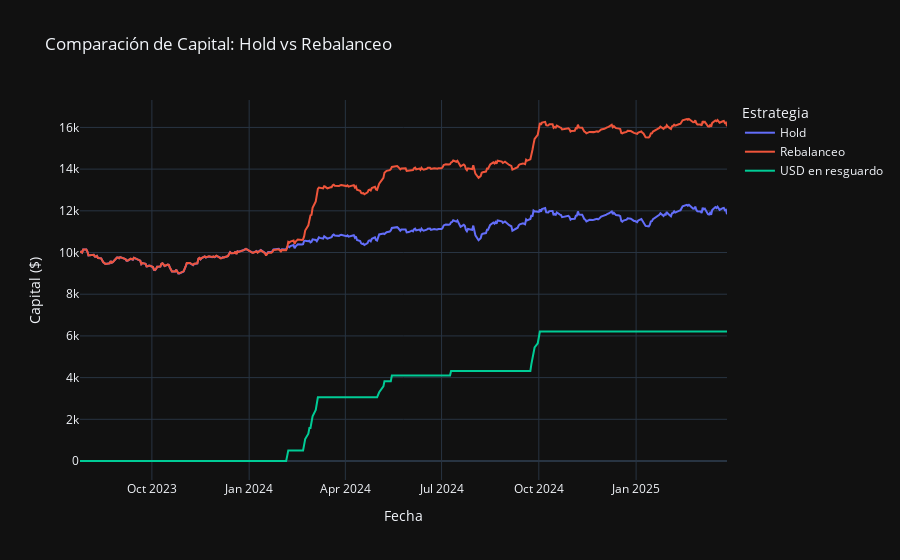

Here is the notebook cell this chart was saved with:
### Markdown cell above
## Estrategia de rebalanceo

### Code cell
capital_inicial = 10000
asset_perc = 1 / len(indexes)  # Repartir el capital 
perc_gap = asset_perc/10


# Establecer el capital inicial por activo 
capital_por_asset = capital_inicial * asset_perc

# Inicializar el capital para cada estrategia
capital_hold = []
capital_rebal = []
capital_usd = []
capital_assets = []

#Stock por asset
qty_hold  = {}
qty_rebal = {}
qty_hold['USD'] = 0.0
qty_rebal['USD'] = 0.0

# Inicializar valores para el capital invertido
for index in indexes:
    ticker = index['id']
    qty_hold[ticker]  = capital_por_asset/df.iloc[0][f'{ticker}_close']
    qty_rebal[ticker] = capital_por_asset/df.iloc[0][f'{ticker}_close']
    


k=0
for i,row in df.iterrows():
    hold = 0
    rebal = 0
    rebal_adj = 0
    
    at_start = {}
    at_end = {}
    for index in indexes:
        ticker = index['id']
        price = row[f'{ticker}_close']
        hold += qty_hold[ticker]*price
        rebal += qty_rebal[ticker]*price

    #Retirar Ganancia cuando el capital supera el capital inicial
    if rebal > capital_inicial*1.02:
        to_usd = rebal-capital_inicial
        rebal -= to_usd 
        qty_rebal['USD'] += to_usd

    if row['day_of_week_num'] == 2: #Procesa una ves a la semana 0=Lunes
        for index in indexes:
            ticker = index['id']
            price = row[f'{ticker}_close']
            
            actual_cap = qty_rebal[ticker]*price
            actual_perc = actual_cap/rebal
            correct_cap = rebal*asset_perc
            adjust_cap = actual_cap-correct_cap
            adjust_qty = adjust_cap/price
            qty_rebal[ticker] -= adjust_qty
            rebal_adj += qty_rebal[ticker]*price

    else:
        rebal_adj = rebal

    capital_hold.append(hold)
    capital_rebal.append(rebal_adj+qty_rebal['USD'])
    capital_usd.append(qty_rebal['USD'])
    capital_assets.append(rebal_adj)
    



# Crear el gráfico
fig = go.Figure()

fig.add_trace(go.Scatter(x=df['datetime'], y=capital_hold, mode='lines', name='Hold'))
fig.add_trace(go.Scatter(x=df['datetime'], y=capital_rebal, mode='lines', name='Rebalanceo'))
fig.add_trace(go.Scatter(x=df['datetime'], y=capital_usd, mode='lines', name='USD en resguardo'))

# Personalizar el gráfico
fig.update_layout(
    title='Comparación de Capital: Hold vs Rebalanceo',
    xaxis_title='Fecha',
    yaxis_title='Capital ($)',
    template='plotly_dark',
    legend_title='Estrategia'
)
resultado = ((capital_rebal[-1]/capital_hold[-1])-1)*100
print(f'Rebal vs Hold : {resultado:.2f}%')


fig.show()

### Figure 1 — Plotly figure (JSON) as saved in the notebook; plotly's stock layout.template omitted (floating-point values rounded to 4 significant figures; data arrays with more than 128 entries replaced by an {"elided": "..."} marker saying what was removed)
{"data": [{"mode": "lines", "name": "Hold", "type": "scatter", "x": {"elided": "413 str values"}, "y": {"elided": "413 float values"}}, {"mode": "lines", "name": "Rebalanceo", "type": "scatter", "x": {"elided": "413 str values"}, "y": {"elided": "413 float values"}}, {"mode": "lines", "name": "USD en resguardo", "type": "scatter", "x": {"elided": "413 str values"}, "y": {"elided": "413 float values"}}], "layout": {"legend": {"title": {"text": "Estrategia"}}, "title": {"text": "Comparación de Capital: Hold vs Rebalanceo"}, "xaxis": {"title": {"text": "Fecha"}}, "yaxis": {"title": {"text": "Capital ($)"}}}}
